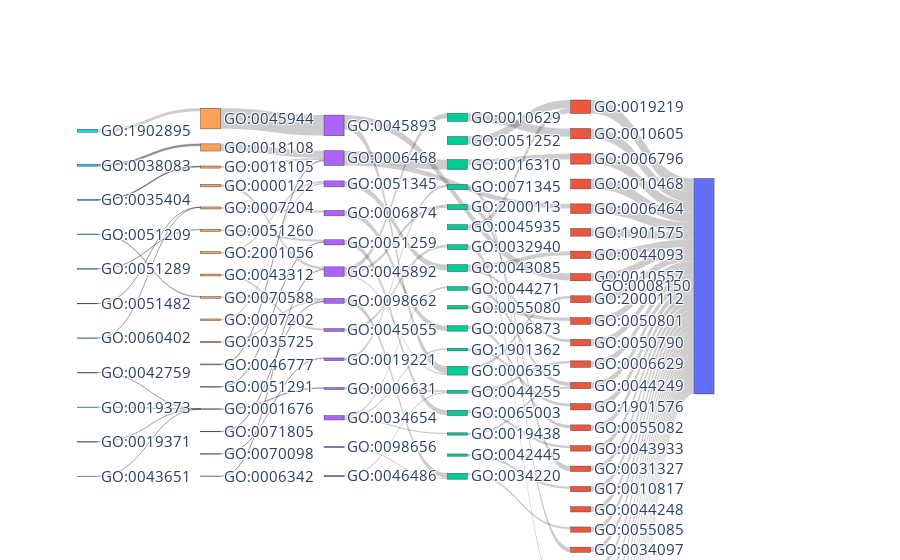

This figure's notebook cell:
### Code cell
ov_sankey = plot_sankey(sankey_value_tracing, sankey_source_tracing, sankey_target_tracing,
                node_label, back_tracing_color_tracing, back_tracing_level_tracing, positive_flow=True, go_dag=go_dag, 
                filename='Sankey_Tracing_top5')

### Figure 1 — Plotly figure (JSON) as saved in the notebook; plotly's stock layout.template omitted (floating-point values rounded to 4 significant figures)
{"data": [{"arrangement": "snap", "link": {"source": [0, 1, 2, 3, 4, 5, 6, 7, 8, 9, 10, 11, 12, 13, 14, 15, 16, 17, 18, 19, 20, 21, 22, 23, 24, 25, 26, 27, 28, 29, 30, 31, 32, 33, 34, 35, 36, 37, 38, 39, 40, 41, 42, 43, 44, 45, 46, 47, 48, 49, 50, 47, 51, 52, 53, 54, 55, 56, 57, 58, 46, 40, 59, 60, 61, 62, 63, 64, 62, 65, 66, 67, 68, 68, 62, 68, 69, 70, 71, 58, 64, 72, 73, 74, 75, 76, 77, 78, 79, 80, 71, 81, 82, 83, 84, 85, 86, 87, 88, 79, 82, 89, 86, 90, 91, 92, 93, 94, 95, 96], "target": [97, 97, 97, 97, 97, 97, 97, 97, 97, 97, 97, 97, 97, 97, 97, 97, 97, 97, 97, 97, 97, 97, 97, 97, 97, 97, 97, 97, 97, 97, 97, 97, 97, 97, 97, 97, 97, 97, 1, 0, 7, 2, 20, 16, 0, 23, 4, 6, 12, 9, 14, 10, 13, 8, 11, 15, 12, 17, 19, 40, 41, 52, 47, 50, 54, 38, 57, 46, 43, 45, 42, 53, 48, 51, 52, 55, 57, 53, 46, 40, 46, 62, 60, 61, 59, 65, 63, 59, 58, 63, 46, 46, 64, 61, 67, 63, 71, 66, 62, 58, 64, 77, 71, 74, 73, 73, 84, 84, 84, 84], "value": [0.04274, 0.03273, 0.03257, 0.03104, 0.03041, 0.02428, 0.02345, 0.02307, 0.02156, 0.02122, 0.02077, 0.02056, 0.01988, 0.01988, 0.01834, 0.01713, 0.01694, 0.01676, 0.01658, 0.01648, 0.01601, 0.01547, 0.01485, 0.01434, 0.0139, 0.01314, 0.01255, 0.01226, 0.01217, 0.01215, 0.0117, 0.01055, 0.009654, 0.009638, 0.009594, 0.009537, 0.009456, 0.009404, 0.02623, 0.02559, 0.02214, 0.01795, 0.01614, 0.01611, 0.01606, 0.01549, 0.01497, 0.0127, 0.01198, 0.01066, 0.01016, 0.009339, 0.008571, 0.008386, 0.008121, 0.007999, 0.007292, 0.00705, 0.006814, 0.0327, 0.03158, 0.02357, 0.01886, 0.0172, 0.01636, 0.01592, 0.01534, 0.01131, 0.009717, 0.009015, 0.008365, 0.005641, 0.005286, 0.004579, 0.004485, 0.004085, 0.003528, 0.003514, 0.003305, 0.0327, 0.01131, 0.008023, 0.006369, 0.00623, 0.006084, 0.005898, 0.005471, 0.004723, 0.004709, 0.004079, 0.003305, 0.003026, 0.002921, 0.002406, 0.002292, 0.001902, 0.001611, 0.00111, 0.001013, 0.004709, 0.002921, 0.002246, 0.001611, 0.001604, 0.0008469, 0.0006977, 0.0005122, 0.0002353, 0.0002335, 2.964e-05]}, "node": {"color": ["#EF553B", "#EF553B", "#EF553B", "#EF553B", "#EF553B", "#EF553B", "#EF553B", "#EF553B", "#EF553B", "#EF553B", "#EF553B", "#EF553B", "#EF553B", "#EF553B", "#EF553B", "#EF553B", "#EF553B", "#EF553B", "#EF553B", "#EF553B", "#EF553B", "#EF553B", "#EF553B", "#EF553B", "#EF553B", "#EF553B", "#EF553B", "#EF553B", "#EF553B", "#EF553B", "#EF553B", "#EF553B", "#EF553B", "#EF553B", "#EF553B", "#EF553B", "#EF553B", "#EF553B", "#00CC96", "#00CC96", "#AB63FA", "#00CC96", "#00CC96", "#00CC96", "#00CC96", "#00CC96", "#AB63FA", "#00CC96", "#00CC96", "#00CC96", "#00CC96", "#00CC96", "#00CC96", "#00CC96", "#00CC96", "#00CC96", "#00CC96", "#00CC96", "#FFA15A", "#AB63FA", "#AB63FA", "#AB63FA", "#AB63FA", "#AB63FA", "#FFA15A", "#AB63FA", "#AB63FA", "#AB63FA", "#AB63FA", "#AB63FA", "#AB63FA", "#FFA15A", "#FFA15A", "#FFA15A", "#FFA15A", "#FFA15A", "#FFA15A", "#FFA15A", "#FFA15A", "#19D3F3", "#FFA15A", "#FFA15A", "#19D3F3", "#FFA15A", "#FFA15A", "#FFA15A", "#19D3F3", "#FFA15A", "#FFA15A", "#19D3F3", "#19D3F3", "#19D3F3", "#19D3F3", "#19D3F3", "#19D3F3", "#19D3F3", "#19D3F3", "#636EFA"], "customdata": ["regulation of nucleobase-containing compound metabolic process", "negative regulation of macromolecule metabolic process", "phosphate-containing compound metabolic process", "regulation of gene expression", "protein modification process", "organic substance catabolic process", "positive regulation of molecular function", "positive regulation of macromolecule biosynthetic process", "GO:2000112", "monoatomic ion homeostasis", "regulation of catalytic activity", "lipid metabolic process", "cellular biosynthetic process", "organic substance biosynthetic process", "intracellular chemical homeostasis", "protein-containing complex organization", "negative regulation of cellular biosynthetic process", "regulation of hormone levels", "cellular catabolic process", "transmembrane transport", "response to cytokine", "monoatomic ion transport", "positive regulation of phosphate metabolic process", "secretion", "nucleobase-containing compound metabolic process", "GO:0055114", "cellular component assembly", "GO:0010941", "gene expression", "immune response", "regulation of B cell receptor signaling pathway", "nervous system development", "localization of cell", "detection of stimulus", "defense response", "regulation of response to external stimulus", "immune effector process", "signal transduction", "negative regulation of gene expression", "regulation of RNA metabolic process", "positive regulation of DNA-templated transcription", "phosphorylation", "cellular response to cytokine stimulus", "GO:2000113", "positive regulation of nucleobase-containing compound metabolic process", "secretion by cell", "protein phosphorylation", "positive regulation of catalytic activity", "cellular nitrogen compound biosynthetic process", "monoatomic cation homeostasis", "intracellular monoatomic ion homeostasis", "organic cyclic compound biosynthetic process", "regulation of DNA-templated transcription", "cellular lipid metabolic process", "protein-containing complex assembly", "aromatic compound biosynthetic process", "hormone metabolic process", "monoatomic ion transmembrane transport", "positive regulation of transcription by RNA polymerase II", "positive regulation of hydrolase activity", "intracellular calcium ion homeostasis", "protein complex oligomerization", "negative regulation of DNA-templated transcription", "inorganic cation transmembrane transport", "peptidyl-tyrosine phosphorylation", "regulated exocytosis", "cytokine-mediated signaling pathway", "fatty acid metabolic process", "nucleobase-containing compound biosynthetic process", "monoatomic anion transmembrane transport", "glycerolipid metabolic process", "peptidyl-serine phosphorylation", "negative regulation of transcription by RNA polymerase II", "positive regulation of cytosolic calcium ion concentration", "protein homooligomerization", "positive regulation of cysteine-type endopeptidase activity", "neutrophil degranulation", "calcium ion transmembrane transport", "activation of phospholipase C activity", "positive regulation of miRNA transcription", "sodium ion transmembrane transport", "protein autophosphorylation", "peptidyl-tyrosine autophosphorylation", "protein heterooligomerization", "long-chain fatty acid metabolic process", "potassium ion transmembrane transport", "GO:0035404", "chemokine-mediated signaling pathway", "heterochromatin formation", "release of sequestered calcium ion into cytosol", "protein homotetramerization", "GO:0051482", "calcium ion transport into cytosol", "long-chain fatty acid biosynthetic process", "epoxygenase P450 pathway", "cyclooxygenase pathway", "linoleic acid metabolic process", "biological_process"], "hovertemplate": "%{label}: %{customdata}<extra></extra>", "label": ["GO:0019219", "GO:0010605", "GO:0006796", "GO:0010468", "GO:0006464", "GO:1901575", "GO:0044093", "GO:0010557", "GO:2000112", "GO:0050801", "GO:0050790", "GO:0006629", "GO:0044249", "GO:1901576", "GO:0055082", "GO:0043933", "GO:0031327", "GO:0010817", "GO:0044248", "GO:0055085", "GO:0034097", "GO:0006811", "GO:0045937", "GO:0046903", "GO:0006139", "GO:0055114", "GO:0022607", "GO:0010941", "GO:0010467", "GO:0006955", "GO:0050855", "GO:0007399", "GO:0051674", "GO:0051606", "GO:0006952", "GO:0032101", "GO:0002252", "GO:0007165", "GO:0010629", "GO:0051252", "GO:0045893", "GO:0016310", "GO:0071345", "GO:2000113", "GO:0045935", "GO:0032940", "GO:0006468", "GO:0043085", "GO:0044271", "GO:0055080", "GO:0006873", "GO:1901362", "GO:0006355", "GO:0044255", "GO:0065003", "GO:0019438", "GO:0042445", "GO:0034220", "GO:0045944", "GO:0051345", "GO:0006874", "GO:0051259", "GO:0045892", "GO:0098662", "GO:0018108", "GO:0045055", "GO:0019221", "GO:0006631", "GO:0034654", "GO:0098656", "GO:0046486", "GO:0018105", "GO:0000122", "GO:0007204", "GO:0051260", "GO:2001056", "GO:0043312", "GO:0070588", "GO:0007202", "GO:1902895", "GO:0035725", "GO:0046777", "GO:0038083", "GO:0051291", "GO:0001676", "GO:0071805", "GO:0035404", "GO:0070098", "GO:0006342", "GO:0051209", "GO:0051289", "GO:0051482", "GO:0060402", "GO:0042759", "GO:0019373", "GO:0019371", "GO:0043651", "GO:0008150"], "pad": 15, "thickness": 20, "x": [0.6767, 0.6767, 0.6767, 0.6767, 0.6767, 0.6767, 0.6767, 0.6767, 0.6767, 0.6767, 0.6767, 0.6767, 0.6767, 0.6767, 0.6767, 0.6767, 0.6767, 0.6767, 0.6767, 0.6767, 0.6767, 0.6767, 0.6767, 0.6767, 0.6767, 0.6767, 0.6767, 0.6767, 0.6767, 0.6767, 0.6767, 0.6767, 0.6767, 0.6767, 0.6767, 0.6767, 0.6767, 0.6767, 0.51, 0.51, 0.3433, 0.51, 0.51, 0.51, 0.51, 0.51, 0.3433, 0.51, 0.51, 0.51, 0.51, 0.51, 0.51, 0.51, 0.51, 0.51, 0.51, 0.51, 0.1767, 0.3433, 0.3433, 0.3433, 0.3433, 0.3433, 0.1767, 0.3433, 0.3433, 0.3433, 0.3433, 0.3433, 0.3433, 0.1767, 0.1767, 0.1767, 0.1767, 0.1767, 0.1767, 0.1767, 0.1767, 0.01, 0.1767, 0.1767, 0.01, 0.1767, 0.1767, 0.1767, 0.01, 0.1767, 0.1767, 0.01, 0.01, 0.01, 0.01, 0.01, 0.01, 0.01, 0.01, 0.8433], "y": [0.01632, 0.04263, 0.06895, 0.09526, 0.1216, 0.1479, 0.1742, 0.2005, 0.2268, 0.2532, 0.2795, 0.3058, 0.3321, 0.3584, 0.3847, 0.4111, 0.4374, 0.4637, 0.49, 0.5163, 0.5426, 0.5689, 0.5953, 0.6216, 0.6479, 0.6742, 0.7005, 0.7268, 0.7532, 0.7795, 0.8058, 0.8321, 0.8584, 0.8847, 0.9111, 0.9374, 0.9637, 0.99, 0.04556, 0.1011, 0.06692, 0.1567, 0.2122, 0.2678, 0.3233, 0.3789, 0.1438, 0.4344, 0.49, 0.5456, 0.6011, 0.6567, 0.7122, 0.7678, 0.8233, 0.8789, 0.9344, 0.99, 0.04882, 0.2208, 0.2977, 0.3746, 0.4515, 0.5285, 0.1076, 0.6054, 0.6823, 0.7592, 0.8362, 0.9131, 0.99, 0.1665, 0.2253, 0.2841, 0.3429, 0.4018, 0.4606, 0.5194, 0.5782, 0.08091, 0.6371, 0.6959, 0.1718, 0.7547, 0.8135, 0.8724, 0.2627, 0.9312, 0.99, 0.3536, 0.4445, 0.5355, 0.6264, 0.7173, 0.8082, 0.8991, 0.99, 0.49]}, "type": "sankey"}], "layout": {"autosize": true, "font": {"size": 15}, "hoverlabel": {"font": {"size": 15}}}}
